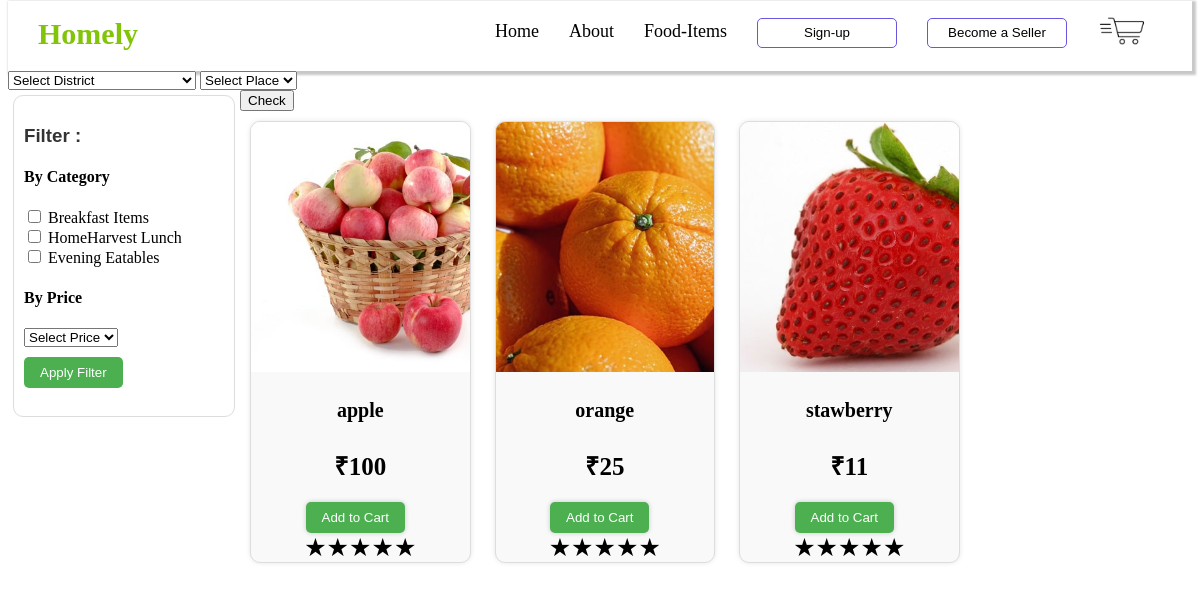
The page /evening.php on the database its author committed.
### tables this page shows
CREATE TABLE `tbl_categories` (
  `category_id` int(11) NOT NULL,
  `category_name` varchar(255) NOT NULL
);

CREATE TABLE `tbl_products` (
  `product_id` int(11) NOT NULL,
  `product_name` varchar(255) NOT NULL,
  `price` int(11) NOT NULL,
  `category_id` int(11) NOT NULL,
  `photo_path` varchar(255) DEFAULT NULL,
  `stock` int(11) NOT NULL DEFAULT 0,
  `fk_regid` int(11) NOT NULL,
  `p_status` int(11) NOT NULL DEFAULT 1
);

### evening.php (the view, shortened to what this page needs)
<?php
require('Connect_database.php');
?>
<!DOCTYPE html>
<html lang="en">
<head>
  <link rel="stylesheet" href="style.css">
</head>
<body>
  <nav>
    <div class="wrapper">
      <div class="logo"><a href="#">Homely</a></div>
      <ul class="nav-links">
        <li><a href="index.html">Home</a></li>
        <li><a href="about.php">About</a></li>
        <li>
                    <a href="food-items.php" class="desktop-item">Food-Items</a>
                </li>
<li><a href="login.php"><button id="but">Sign-up</button></a></li>
<li><a href="become_a_seller.php"><button id="but">Become a Seller</button></a></li>
        <li><a href="cart.php"><img src="./img/cart.png" alt="" id="userimg">
          </a></li>
      </ul>
    </div>
  </nav>
 <div>
 <form action="" method="post">
 <select id="districtSelect" name="district" onchange="updatePlaces1('districtSelect', 'placesSelect')" class="In1" >
        <option value="">Select District</option>
      </select> <select id="placesSelect"  name="place" class="In1">
        <option value="">Select Place</option>
      </select> </div>
<button id="check" name="check" type="submit">Check</button>
  <div class="sidebar">
    <h3>Filter :</h3>
    <form id="filterForm" method="post" action="#">
      <h4>By Category</h4>
      <?php $sql2 = "SELECT * from  `tbl_categories`";
      if ($result1 = $conn->query($sql2)) {
        if ($result1->num_rows > 0) {
          while ($row = $result1->fetch_assoc()) {
      ?>
            <label for="category<?php echo $row['category_id']; ?>">
              <input type="checkbox" id="category<?php echo $row['category_id']; ?>" name="category[]" value="<?php echo $row['category_id']; ?>">
              <?php echo $row['category_name']; ?>
            </label><br>
      <?php
          }
        }
      }
      ?>
    <h4>By Price</h4>
<select id="priceSort" name="price-sort">
  <option value="">Select Price</option>
</select>
      <br>
      <button type="submit" name="filter" id="applyFilterBtn">Apply Filter</button>
    </form>
  </div>
  <div class="items-container">
    <?php
    if (isset($_POST['filter'])) {
      $selectedCategories = isset($_POST['category']) ? $_POST['category'] : [];
      if (!empty($selectedCategories)) {
        $categoryIds = implode(',', $selectedCategories);
        $sql = "SELECT *
              FROM
                  tbl_products p
              JOIN
              tbl_categories tc ON tc.category_id = p.category_id
              WHERE
                  p.p_status = '1' AND  p.stock > 0 and
                  tc.category_id IN ($categoryIds)
              ORDER BY
                  p.product_id DESC";
      }
      elseif (isset($_POST['price-sort'])) {
        $minPrice = isset($_POST['min-price']) ? $_POST['min-price'] : null;
        $maxPrice = isset($_POST['max-price']) ? $_POST['max-price'] : null;
        $priceSort = $_POST['price-sort'];
          $sql = "SELECT * FROM
        tbl_products p  JOIN
              tbl_categories tc ON tc.category_id = p.category_id where
        p.p_status = '1' AND p.stock > 0  and tc.category_id = 3
       ";
        if ($priceSort === 'high-to-low') {
          $sql .= " ORDER BY price DESC";
        } elseif ($priceSort === 'low-to-high') {
          $sql .= " ORDER BY price ASC";
        }
       elseif ($minPrice !== null && $maxPrice !== null) {
          $sql .= " HAVING price BETWEEN $minPrice AND $maxPrice";
      }
    }
  }
    else {
      $sql = "SELECT * FROM
      tbl_products p
                   JOIN
                   tbl_categories tc ON tc.category_id = p.category_id where tc.category_id = 3  and p.p_status = '1' AND p.stock > 0
     ORDER BY
     p.product_id DESC;
     ";
    }
    if ($result = $conn->query($sql)) {
      if ($result->num_rows > 0) {
        while ($row = $result->fetch_assoc()) {
    ?>
          <div class="item">
              <img src="./products-images/<?php echo $row['photo_path']; ?>" alt="Food Product 1">
            <h4>
              <?php echo $row['product_name'] ?>
            </h4>
            <p><b style="font-size:25px;">
                <?php echo '&#8377;' . $row['price']; ?>
              </b></p>
            <?php
            $sql1 = "SELECT *
         FROM tbl_cart c
         INNER JOIN tbl_products p ON c.product_id = p.product_id
         WHERE p.product_name = '{$row['product_name']}' ";
            $result1 = $conn->query($sql1);
            if ($result1->num_rows > 0) { ?>
              <a href="cart.php"><button id="goto_cart" class="goto-cart-bt" data-product-id="<?php echo $row['product_id']; ?>">Go to Cart</button></a>
            <?php
            } else { ?>
              <button class="add-to-cart-btn" data-product-id="<?php echo $row['product_id']; ?>">Add to Cart</button>
            <?php
            }
$product_id = $row['product_id'];
$get_rating_sql = "SELECT AVG(rating) AS avg_rating FROM tbl_ratings WHERE product_id = $product_id";
$rating_result = $conn->query($get_rating_sql);
$rating_row = $rating_result->fetch_assoc();
$avg_rating = $rating_row['avg_rating'];
            ?>
      <div class="rating">
    <?php
    $filled_stars = intval($avg_rating);
    $empty_stars = 5 - $filled_stars;
    for ($i = 1; $i <= $empty_stars; $i++) {
        echo '<span class="star">★</span>';
    }
    ?>
</div>
          </div>
    <?php
        }
      } else {
        echo "<p id='err'> <img src='../img/product-not-found.jpg' alt=''></p>";
      }
    }
    ?>
  </div>
</body>
</html>

### style.css (style rules this page uses)
nav { margin-top:-7px; width: 100%; color: black; background: white; box-sizing: border-box 10px; transition: top 0.3s; box-shadow: #33333344 2px 2px 2px 2px; }
.wrapper { position: relative; max-width: 1300px; padding: 0px 30px; height: 70px; line-height: 70px; margin: auto; display: flex; align-items: center; justify-content: space-between; }
.wrapper .logo a { color: #81C408; font-size: 30px; font-weight: 600; text-decoration: none; }
.wrapper .nav-links { display: inline-flex; }
.nav-links li { list-style: none; }
.nav-links li a { color:black; text-decoration: none; font-size: 18px; font-weight: 500; padding: 9px 15px; border-radius: 5px; transition: all 0.3s ease; }
#but { width:140px; height: 30px; background-color:rgba(255, 255, 255, 1); border: 1px solid rgba(104, 85, 224, 1); border-radius: 5px; cursor: pointer; }
p { font-weight: 0px; font-size: 15px; }
#userimg { border-radius: 60px; width: 50px; height: 50px; transform: translateY(10px); align-items: center; }

### evening.php (style rules this page uses)
.sidebar { width: 200px; float: left; background-color: #ffffff; padding: 10px; border-radius: 10px; border: 1px solid #ddd; margin: 5px 5px; height: 300px; overflow-y: auto; }
.sidebar button { margin-top: 10px; padding: 8px 16px; background-color: #4CAF50; color: white; border: none; cursor: pointer; border-radius: 5px; }
.items-container { margin-left: 220px; padding-left: 10px; padding-top: -1rem; }
.item { width: calc(25% - 20px); margin: 10px; font-size: 20px; text-align: center; border: 1px solid #ddd; border-radius: 10px; background-color: #f9f9f9; box-shadow: 0px 0px 5px rgba(0, 0, 0, 0.1); display: inline-block; vertical-align: top; position: relative; overflow: hidden; }
.item img { width: 300px; height: 250px; max-height: 270px; object-fit: cover; display: block; transition: transform 0.3s ease-in-out; }
.item button { display: inline-block; padding: 8px 16px; margin: 5px 10px 0 0; background-color: #4CAF50; color: white; border: none; border-radius: 5px; cursor: pointer; transition: background-color 0.3s, transform 0.3s; box-shadow: 0px 0px 5px rgba(0, 0, 0, 0.2); }
.sidebar h3 { font-family: Arial, sans-serif; color: #333; }
.star { font-size: 25px; }

### rows shown on the page
tbl_categories: category_name "Breakfast Items"
tbl_categories: category_name "HomeHarvest Lunch"
tbl_categories: category_name "Evening Eatables"
tbl_products: photo_path (picture), product_name "apple", price "100"
tbl_products: photo_path (picture), product_name "orange", price "25"
tbl_products: photo_path (picture), product_name "stawberry", price "11"
